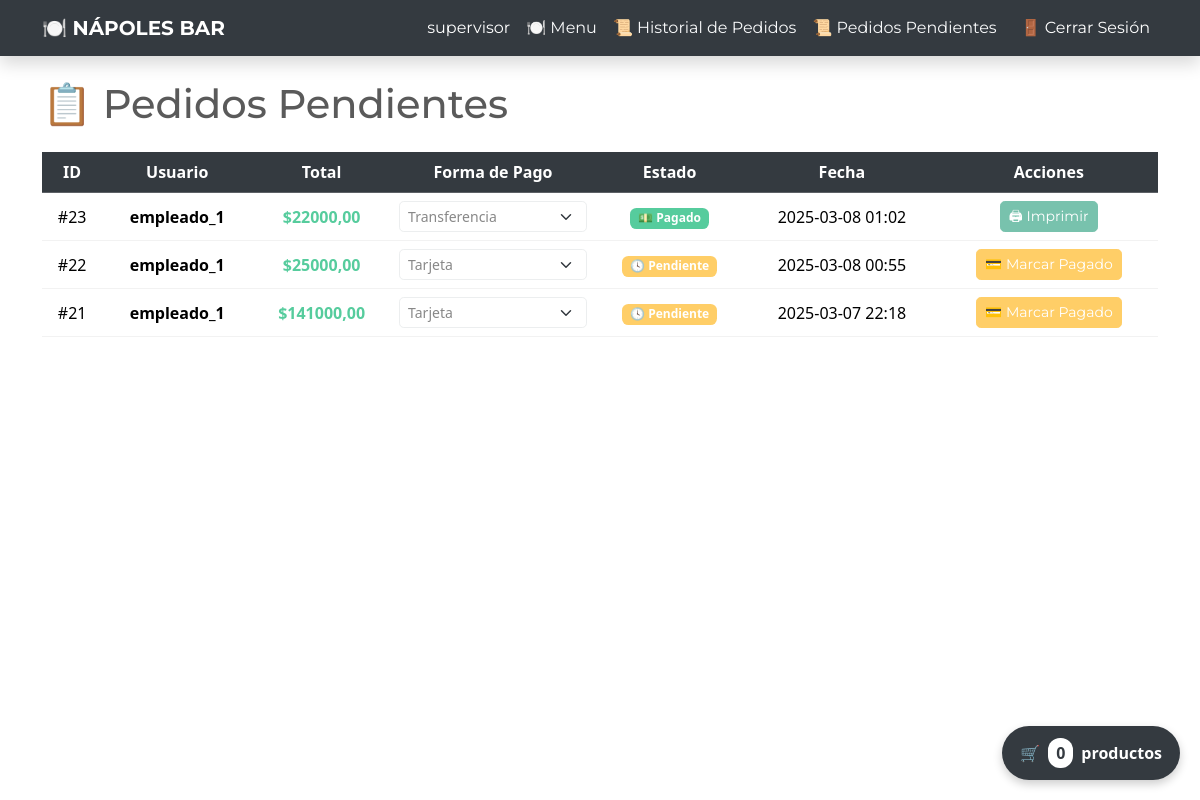
Screenshot of /orders/pending/ (signed in) with the database file from the repository.
### inventory/models.py (models this page shows, shortened)
class Order(models.Model):
    user = models.ForeignKey(User, on_delete=models.CASCADE)
    total = models.DecimalField(max_digits=10, decimal_places=2)
    status = models.CharField(
        max_length=20,
        choices=[("Pendiente", "Pendiente"), ("Pagado", "Pagado"), ("Impreso", "Impreso")],
        default="Pendiente"
    )
    payment_method = models.CharField(
        max_length=50,
        choices=[("Efectivo", "Efectivo"), ("Tarjeta", "Tarjeta"), ("Transferencia", "Transferencia")],
        default="Efectivo"
    )
    created_at = models.DateTimeField(auto_now_add=True)
    items = models.ManyToManyField(InventoryItem, through="OrderItem")

### inventory/views.py (the view, shortened to what this page needs)
# urls.py: path('orders/pending/', PendingOrdersView.as_view(), name='pending-orders'),
class PendingOrdersView(LoginRequiredMixin, View):
    def get(self, request):
        orders = Order.objects.filter(status__in=["Pendiente", "Pagado"]).order_by("-created_at")
        return render(request, "inventory/pending_orders.html", {"orders": orders})

### inventory/templates/inventory/pending_orders.html (shortened to what this page needs)
{% extends 'inventory/base.html' %}
{% block content %}
<h1 class="mb-4">📋 Pedidos Pendientes</h1>
{% if orders %}
<table class="table table-hover text-center align-middle">
    <thead class="table-dark text-white">
        <tr>
            <th>ID</th>
            <th>Usuario</th>
            <th>Total</th>
            <th>Forma de Pago</th>
            <th>Estado</th>
            <th>Fecha</th>
            <th>Acciones</th>
        </tr>
    </thead>
    <tbody>
        {% for order in orders %}
        <tr id="order-row-{{ order.id }}">
            <td>#{{ order.id }}</td>
            <td><strong>{{ order.user.username }}</strong></td>
            <td class="text-success fw-bold">${{ order.total }}</td>
            <td>
                <select class="form-select form-select-sm change-payment" data-id="{{ order.id }}">
                    <option value="Tarjeta" {% if order.payment_method == "Tarjeta" %}selected{% endif %}>Tarjeta</option>
                    <option value="Transferencia" {% if order.payment_method == "Transferencia" %}selected{% endif %}>Transferencia</option>
                </select>
            </td>
            <td id="status-{{ order.id }}">
                {% if order.status == "Pendiente" %}
                    <span class="badge bg-warning">🕓 Pendiente</span>
                {% elif order.status == "Pagado" %}
                    <span class="badge bg-success">💵 Pagado</span>
                {% elif order.status == "Impreso" %}
                    <span class="badge bg-primary">🖨️ Impreso</span>
                {% endif %}
            </td>
            <td>{{ order.created_at|date:"Y-m-d H:i" }}</td>
            <td>
                <form method="post" action="{% url 'pending-orders' order.id %}">
                    {% if order.status == "Pendiente" %}
                        <button class="btn btn-warning btn-sm" name="action" value="mark_paid">💳 Marcar Pagado</button>
                    {% endif %}
                </form>
                {% if order.status == "Pagado" %}
                    <button class="btn btn-primary btn-sm print-order" data-id="{{ order.id }}">🖨 Imprimir</button>
                {% endif %}
            </td>
        </tr>
        {% endfor %}
    </tbody>
</table>
{% else %}
<p class="alert alert-warning">⚠️ No hay pedidos pendientes en este momento.</p>
{% endif %}
{% endblock %}

### inventory/templates/inventory/navigation.html (shortened to what this page needs)
<nav class="navbar navbar-expand-lg navbar-dark bg-dark shadow">
    <div class="container">
        <a class="navbar-brand fw-bold" href="{% url 'index' %}">🍽️ NÁPOLES BAR</a>
        <div class="collapse navbar-collapse justify-content-end" id="navbarNav">
            <ul class="navbar-nav">
                {% if user.is_authenticated %}
                    <li class="nav-item">
                        <a class="nav-link text-white" href="#">{{ user.username }}</a>
                    </li>
                    <li class="nav-item">
                        <a class="nav-link btn btn-sm btn-outline-light btn-light" href="{% url 'dashboard' %}"> 🍽️ Menu</a>
                    </li>
					<li class="nav-item">
                        <a class="nav-link btn btn-sm btn-outline-light btn-light" href="{% url 'order-history' %}">📜 Historial de Pedidos</a>
                    </li>
                    <li class="nav-item">
                        <a class="nav-link btn btn-sm btn-outline-light btn-light" href="{% url 'pending-orders' %}">📜 Pedidos Pendientes</a>
                    </li>
                    <li class="nav-item">
                        <a class="nav-link btn btn-sm btn-danger ms-2" href="{% url 'logout' %}">🚪 Cerrar Sesión</a>
                    </li>
                {% endif %}
            </ul>
        </div>
    </div>
</nav>

### rows the page displays
Order: id "23", user.username "empleado_1", total "22000,00", payment_method+id "Transferencia", status "💵 Pagado", created_at "2025-03-08 01:02"
Order: id "22", user.username "empleado_1", total "25000,00", payment_method+id "Tarjeta", status "🕓 Pendiente", created_at "2025-03-08 00:55"
Order: id "21", user.username "empleado_1", total "141000,00", payment_method+id "Tarjeta", status "🕓 Pendiente", created_at "2025-03-07 22:18"

### other values shown
{{ user.username }} "supervisor"
